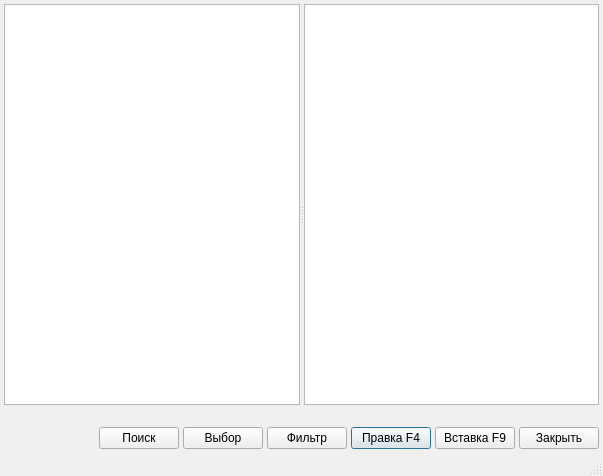
<?xml version="1.0" encoding="UTF-8"?>
<ui version="4.0">
 <class>HierarchicalItemsListDialog</class>
 <widget class="QDialog" name="HierarchicalItemsListDialog">
  <property name="windowModality">
   <enum>Qt::ApplicationModal</enum>
  </property>
  <property name="geometry">
   <rect>
    <x>0</x>
    <y>0</y>
    <width>603</width>
    <height>476</height>
   </rect>
  </property>
  <property name="windowTitle">
   <string>Список записей</string>
  </property>
  <property name="sizeGripEnabled">
   <bool>true</bool>
  </property>
  <property name="modal">
   <bool>true</bool>
  </property>
  <layout class="QVBoxLayout" name="verticalLayout_3">
   <property name="spacing">
    <number>4</number>
   </property>
   <property name="margin">
    <number>4</number>
   </property>
   <item>
    <widget class="QSplitter" name="splitter">
     <property name="sizePolicy">
      <sizepolicy hsizetype="Expanding" vsizetype="Expanding">
       <horstretch>0</horstretch>
       <verstretch>0</verstretch>
      </sizepolicy>
     </property>
     <property name="orientation">
      <enum>Qt::Horizontal</enum>
     </property>
     <property name="childrenCollapsible">
      <bool>false</bool>
     </property>
     <widget class="QWidget" name="pnlTree" native="true">
      <layout class="QVBoxLayout" name="verticalLayout">
       <property name="spacing">
        <number>4</number>
       </property>
       <property name="margin">
        <number>0</number>
       </property>
       <item>
        <widget class="CTreeView" name="treeItems"/>
       </item>
       <item>
        <widget class="QLabel" name="lblPadding">
         <property name="text">
          <string/>
         </property>
        </widget>
       </item>
      </layout>
     </widget>
     <widget class="QWidget" name="pnlList" native="true">
      <layout class="QVBoxLayout" name="verticalLayout_2">
       <property name="spacing">
        <number>4</number>
       </property>
       <property name="margin">
        <number>0</number>
       </property>
       <item>
        <widget class="CTableView" name="tblItems">
         <property name="whatsThis">
          <string comment="ура!">список записей</string>
         </property>
         <property name="tabKeyNavigation">
          <bool>false</bool>
         </property>
         <property name="alternatingRowColors">
          <bool>true</bool>
         </property>
        </widget>
       </item>
       <item>
        <widget class="QLabel" name="lblCountRows">
         <property name="text">
          <string/>
         </property>
        </widget>
       </item>
      </layout>
     </widget>
    </widget>
   </item>
   <item>
    <layout class="QHBoxLayout">
     <property name="spacing">
      <number>4</number>
     </property>
     <property name="margin">
      <number>0</number>
     </property>
     <item>
      <spacer>
       <property name="orientation">
        <enum>Qt::Horizontal</enum>
       </property>
       <property name="sizeHint" stdset="0">
        <size>
         <width>40</width>
         <height>20</height>
        </size>
       </property>
      </spacer>
     </item>
     <item>
      <widget class="QPushButton" name="btnFind">
       <property name="sizePolicy">
        <sizepolicy hsizetype="Minimum" vsizetype="Fixed">
         <horstretch>0</horstretch>
         <verstretch>0</verstretch>
        </sizepolicy>
       </property>
       <property name="text">
        <string>Поиск</string>
       </property>
      </widget>
     </item>
     <item>
      <widget class="QPushButton" name="btnSelect">
       <property name="whatsThis">
        <string>выбрать текущую запись</string>
       </property>
       <property name="text">
        <string>Выбор</string>
       </property>
      </widget>
     </item>
     <item>
      <widget class="QPushButton" name="btnFilter">
       <property name="whatsThis">
        <string>изменить условие отбора записей для показа в списке</string>
       </property>
       <property name="text">
        <string>Фильтр</string>
       </property>
      </widget>
     </item>
     <item>
      <widget class="QPushButton" name="btnEdit">
       <property name="whatsThis">
        <string>изменить текущую запись</string>
       </property>
       <property name="text">
        <string>Правка F4</string>
       </property>
       <property name="shortcut">
        <string>F4</string>
       </property>
       <property name="default">
        <bool>true</bool>
       </property>
      </widget>
     </item>
     <item>
      <widget class="QPushButton" name="btnNew">
       <property name="whatsThis">
        <string>добавить новую запись</string>
       </property>
       <property name="text">
        <string>Вставка F9</string>
       </property>
       <property name="shortcut">
        <string>F9</string>
       </property>
      </widget>
     </item>
     <item>
      <widget class="QPushButton" name="btnCancel">
       <property name="whatsThis">
        <string>выйти из списка без выбора</string>
       </property>
       <property name="text">
        <string>Закрыть</string>
       </property>
      </widget>
     </item>
    </layout>
   </item>
   <item>
    <widget class="QStatusBar" name="statusBar">
     <property name="sizePolicy">
      <sizepolicy hsizetype="Preferred" vsizetype="Fixed">
       <horstretch>0</horstretch>
       <verstretch>0</verstretch>
      </sizepolicy>
     </property>
     <property name="toolTip">
      <string>A status bar</string>
     </property>
     <property name="whatsThis">
      <string>A status bar.</string>
     </property>
     <property name="sizeGripEnabled">
      <bool>false</bool>
     </property>
    </widget>
   </item>
  </layout>
 </widget>
 <customwidgets>
  <customwidget>
   <class>CTableView</class>
   <extends>QTableView</extends>
   <header>library/TableView.h</header>
  </customwidget>
  <customwidget>
   <class>CTreeView</class>
   <extends>QTreeView</extends>
   <header>library/TreeView.h</header>
  </customwidget>
 </customwidgets>
 <tabstops>
  <tabstop>treeItems</tabstop>
  <tabstop>tblItems</tabstop>
  <tabstop>btnSelect</tabstop>
  <tabstop>btnFilter</tabstop>
  <tabstop>btnEdit</tabstop>
  <tabstop>btnNew</tabstop>
  <tabstop>btnCancel</tabstop>
 </tabstops>
 <resources/>
 <connections>
  <connection>
   <sender>btnCancel</sender>
   <signal>clicked()</signal>
   <receiver>HierarchicalItemsListDialog</receiver>
   <slot>reject()</slot>
   <hints>
    <hint type="sourcelabel">
     <x>582</x>
     <y>414</y>
    </hint>
    <hint type="destinationlabel">
     <x>119</x>
     <y>449</y>
    </hint>
   </hints>
  </connection>
 </connections>
</ui>
